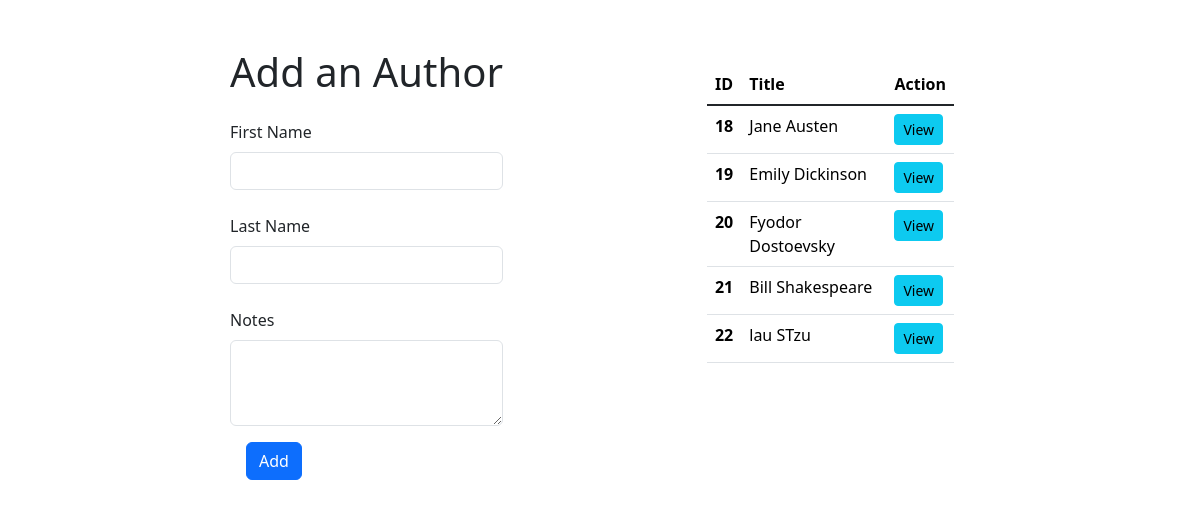
Before: /authors/ with the older database file.
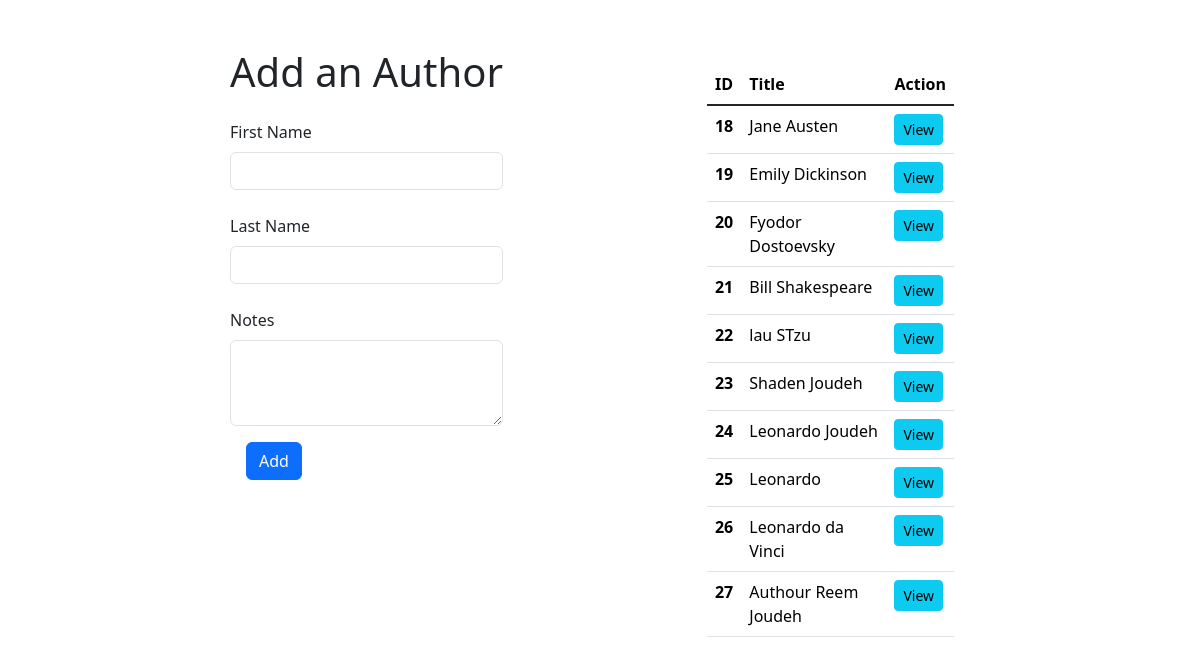
After: the same page with the newer database file.
### books_authors_app/models.py (models this page shows, shortened)
class Author(models.Model):
  first_name = models.CharField(max_length=225)
  last_name = models.CharField(max_length=225)
  notes =  models.TextField()
  books = models.ManyToManyField(Book,related_name="authors")
  created_at = models.DateTimeField(auto_now_add=True)
  updated_at = models.DateTimeField(auto_now=True)

### books_authors_app/views.py (the view)
# urls.py: path('authors/', views.index_author),
def index_author(request):
  context={
  'authors':all_authors(),
  }
  return render(request,'authors.html',context)

### books_authors_app/models.py (called while the page is built)
def all_authors():
  return Author.objects.all()

### books_authors_app/templates/authors.html (shortened to what this page needs)
<!DOCTYPE html>
<html lang="en">
<head>
  {% load static %}
  <link href="https://cdn.jsdelivr.net/npm/bootstrap@5.3.3/dist/css/bootstrap.min.css" rel="stylesheet"
>
</head>
<body>
  <div class="container my-5 ">
    <div class="d-flex justify-content-evenly">
      <div>
        <h1 class="mb-4">Add an Author</h1>
          <form action="/register_author_form" method="post">
          <div class="mb-4">
          <label for="first_name" class="form-label">First Name</label>
          <input type="text" class="form-control" id="first_name" name="first_name">
        </div>
        <div class="mb-4">
          <label for="last_name" class="form-label">Last Name</label>
          <input type="text" class="form-control" id="last_name" name="last_name">
        </div>
        <div class="mb-3">
          <label for="note" class="form-label">Notes</label>
          <textarea class="form-control" id="note" rows="3" name="note"></textarea>
          <button type="submit" class="btn btn-primary btn m-3">Add</button>
        </div>
      </form>
      </div>
      <div class="w-25 p-3 h-auto d-inline-block">
        <table class="table">
          <thead>
            <tr>
              <th scope="col">ID</th>
              <th scope="col">Title</th>
              <th scope="col">Action</th>
            </tr>
          </thead>
          <tbody class="table-group-divider">
            {% for author in authors %}
            <tr>
              <th scope="row">{{author.id}}</th>
              <td>{{author.first_name}} {{author.last_name}}</td>
              <td>
                <form action="/authors/{{author.id}}" method="post">
                  <button type="submit" class="btn btn-info btn-sm">View</button>
                </form>
            </td>
            </tr>
            {% endfor %}
          </tbody>
        </table>
      </div>
    </div>
  </div>
</body>
</html>

Changed rows visible on the page:
added Author: id "23", first_name "Shaden", last_name "Joudeh"
added Author: id "24", first_name "Leonardo", last_name "Joudeh"
added Author: id "25", first_name "Leonardo"
added Author: id "26", first_name "Leonardo", last_name "da Vinci"
added Author: id "27", first_name "Authour Reem", last_name "Joudeh"
